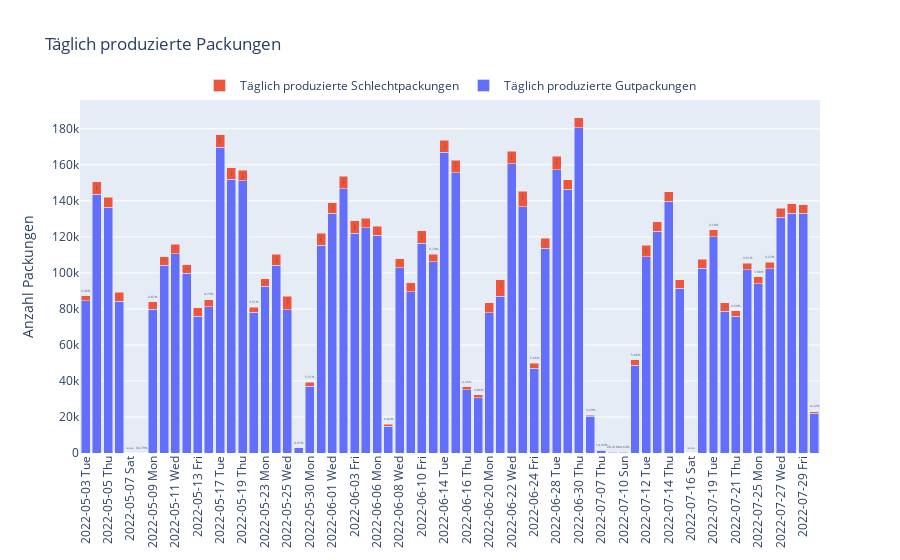

The notebook cell saved with this chart:
### Code cell
pd_daily_produced_packs_all = daily_produced_packs_all.toPandas()
fig = go.Figure(data=[
    go.Bar(name='Täglich produzierte Gutpackungen',
           x=pd_daily_produced_packs_all.date, 
           y=pd_daily_produced_packs_all.daily_good_packs),
    go.Bar(name='Täglich produzierte Schlechtpackungen',
           x=pd_daily_produced_packs_all.date,
           y=pd_daily_produced_packs_all.daily_reject_packs,
           text=pd_daily_produced_packs_all.daily_reject_packs_percentage.apply(lambda x: f"{x}%"))
])
# Change the bar mode
fig.update_layout(barmode='stack')
fig.update_layout(
    title=f"Täglich produzierte Packungen",
    yaxis_title="Anzahl Packungen",
    legend=dict(
       orientation="h",
       yanchor="bottom",
       y=1,
       xanchor="center",
       x=0.5
    )
)
fig.update_xaxes(tickangle=-90)
# fig.update_yaxes(type="log")
fig.show()

### Figure 1 — Plotly figure (JSON) as saved in the notebook; plotly's stock layout.template omitted (floating-point values rounded to 4 significant figures)
{"data": [{"name": "Täglich produzierte Gutpackungen", "type": "bar", "x": ["2022-05-03 Tue", "2022-05-04 Wed", "2022-05-05 Thu", "2022-05-06 Fri", "2022-05-07 Sat", "2022-05-08 Sun", "2022-05-09 Mon", "2022-05-10 Tue", "2022-05-11 Wed", "2022-05-12 Thu", "2022-05-13 Fri", "2022-05-16 Mon", "2022-05-17 Tue", "2022-05-18 Wed", "2022-05-19 Thu", "2022-05-20 Fri", "2022-05-23 Mon", "2022-05-24 Tue", "2022-05-25 Wed", "2022-05-26 Thu", "2022-05-30 Mon", "2022-05-31 Tue", "2022-06-01 Wed", "2022-06-02 Thu", "2022-06-03 Fri", "2022-06-05 Sun", "2022-06-06 Mon", "2022-06-07 Tue", "2022-06-08 Wed", "2022-06-09 Thu", "2022-06-10 Fri", "2022-06-13 Mon", "2022-06-14 Tue", "2022-06-15 Wed", "2022-06-16 Thu", "2022-06-17 Fri", "2022-06-20 Mon", "2022-06-21 Tue", "2022-06-22 Wed", "2022-06-23 Thu", "2022-06-24 Fri", "2022-06-27 Mon", "2022-06-28 Tue", "2022-06-29 Wed", "2022-06-30 Thu", "2022-07-01 Fri", "2022-07-07 Thu", "2022-07-08 Fri", "2022-07-10 Sun", "2022-07-11 Mon", "2022-07-12 Tue", "2022-07-13 Wed", "2022-07-14 Thu", "2022-07-15 Fri", "2022-07-16 Sat", "2022-07-18 Mon", "2022-07-19 Tue", "2022-07-20 Wed", "2022-07-21 Thu", "2022-07-22 Fri", "2022-07-25 Mon", "2022-07-26 Tue", "2022-07-27 Wed", "2022-07-28 Thu", "2022-07-29 Fri", "2022-07-30 Sat"], "y": [84402, 143584, 136486, 84222, 0, 5, 79863, 104147, 110662, 99686, 75956, 81117, 169877, 151944, 151139, 78040, 92477, 104152, 79515, 2828, 37122, 115448, 133143, 146699, 122002, 125159, 120887, 14917, 102837, 89493, 116331, 106241, 166917, 155621, 35161, 30710, 77847, 87018, 160590, 136776, 46935, 113705, 157159, 146545, 180678, 20352, 1400, 504, 372, 48736, 108924, 123045, 139803, 91376, 0, 102598, 120116, 78580, 76034, 101735, 94033, 102400, 130783, 133146, 133154, 22045]}, {"name": "Täglich produzierte Schlechtpackungen", "text": ["3.36%", "4.69%", "3.95%", "5.64%", "100.00%", "94.79%", "4.87%", "4.50%", "4.52%", "4.67%", "5.91%", "4.79%", "3.80%", "4.15%", "3.74%", "3.51%", "4.36%", "5.70%", "8.73%", "4.97%", "5.51%", "5.39%", "4.22%", "4.48%", "5.46%", "4.01%", "3.97%", "6.82%", "4.57%", "5.38%", "5.65%", "3.74%", "3.87%", "4.19%", "4.56%", "4.86%", "6.77%", "9.51%", "4.08%", "5.94%", "5.66%", "4.60%", "4.56%", "3.46%", "2.96%", "3.23%", "14.43%", "28.41%", "44.64%", "5.86%", "5.53%", "4.17%", "3.69%", "4.91%", "100.00%", "4.73%", "3.18%", "5.83%", "3.59%", "3.51%", "3.88%", "3.27%", "3.84%", "3.75%", "3.46%", "4.22%"], "type": "bar", "x": ["2022-05-03 Tue", "2022-05-04 Wed", "2022-05-05 Thu", "2022-05-06 Fri", "2022-05-07 Sat", "2022-05-08 Sun", "2022-05-09 Mon", "2022-05-10 Tue", "2022-05-11 Wed", "2022-05-12 Thu", "2022-05-13 Fri", "2022-05-16 Mon", "2022-05-17 Tue", "2022-05-18 Wed", "2022-05-19 Thu", "2022-05-20 Fri", "2022-05-23 Mon", "2022-05-24 Tue", "2022-05-25 Wed", "2022-05-26 Thu", "2022-05-30 Mon", "2022-05-31 Tue", "2022-06-01 Wed", "2022-06-02 Thu", "2022-06-03 Fri", "2022-06-05 Sun", "2022-06-06 Mon", "2022-06-07 Tue", "2022-06-08 Wed", "2022-06-09 Thu", "2022-06-10 Fri", "2022-06-13 Mon", "2022-06-14 Tue", "2022-06-15 Wed", "2022-06-16 Thu", "2022-06-17 Fri", "2022-06-20 Mon", "2022-06-21 Tue", "2022-06-22 Wed", "2022-06-23 Thu", "2022-06-24 Fri", "2022-06-27 Mon", "2022-06-28 Tue", "2022-06-29 Wed", "2022-06-30 Thu", "2022-07-01 Fri", "2022-07-07 Thu", "2022-07-08 Fri", "2022-07-10 Sun", "2022-07-11 Mon", "2022-07-12 Tue", "2022-07-13 Wed", "2022-07-14 Thu", "2022-07-15 Fri", "2022-07-16 Sat", "2022-07-18 Mon", "2022-07-19 Tue", "2022-07-20 Wed", "2022-07-21 Thu", "2022-07-22 Fri", "2022-07-25 Mon", "2022-07-26 Tue", "2022-07-27 Wed", "2022-07-28 Thu", "2022-07-29 Fri", "2022-07-30 Sat"], "y": [2934, 7063, 5618, 5034, 120, 91, 4089, 4909, 5234, 4882, 4768, 4083, 6703, 6576, 5872, 2836, 4219, 6296, 7605, 148, 2166, 6580, 5863, 6885, 7042, 5233, 4993, 1091, 4923, 5091, 6965, 4132, 6723, 6811, 1679, 1570, 5657, 9150, 6834, 8640, 2817, 5479, 7505, 5255, 5519, 679, 236, 200, 300, 3032, 6376, 5357, 5349, 4720, 96, 5090, 3940, 4868, 2830, 3697, 3791, 3464, 5225, 5191, 4774, 971]}], "layout": {"barmode": "stack", "legend": {"orientation": "h", "x": 0.5, "xanchor": "center", "y": 1, "yanchor": "bottom"}, "title": {"text": "Täglich produzierte Packungen"}, "xaxis": {"tickangle": -90}, "yaxis": {"title": {"text": "Anzahl Packungen"}}}}
